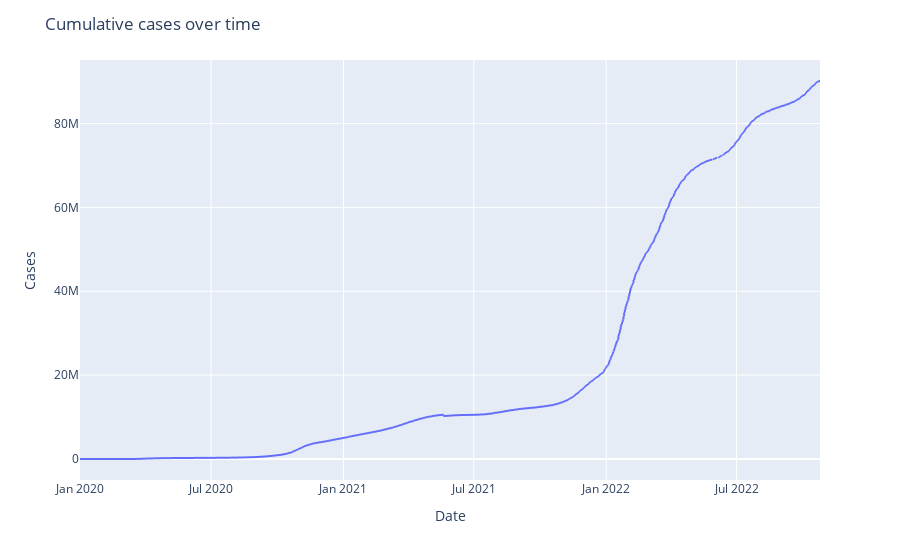

Write notebook code for a chart like this one.
### Code cell
# st.plotly_chart(fig, use_container_width=True)

### Figure 1 — Plotly figure (JSON) as saved in the notebook; plotly's stock layout.template omitted (floating-point values rounded to 4 significant figures; data arrays with more than 128 entries replaced by an {"elided": "..."} marker saying what was removed)
{"data": [{"hovertemplate": "date=%{x}<br>cum_cases=%{y}<extra></extra>", "legendgroup": "", "line": {"color": "#636efa", "dash": "solid"}, "marker": {"symbol": "circle"}, "mode": "lines", "name": "", "showlegend": false, "type": "scattergl", "x": {"elided": "10000 str values"}, "xaxis": "x", "y": {"elided": "10000 int values"}, "yaxis": "y"}], "layout": {"legend": {"tracegroupgap": 0}, "margin": {"t": 60}, "title": {"text": "Cumulative cases over time"}, "xaxis": {"anchor": "y", "domain": [0, 1], "title": {"text": "Date"}}, "yaxis": {"anchor": "x", "domain": [0, 1], "title": {"text": "Cases"}}}}
